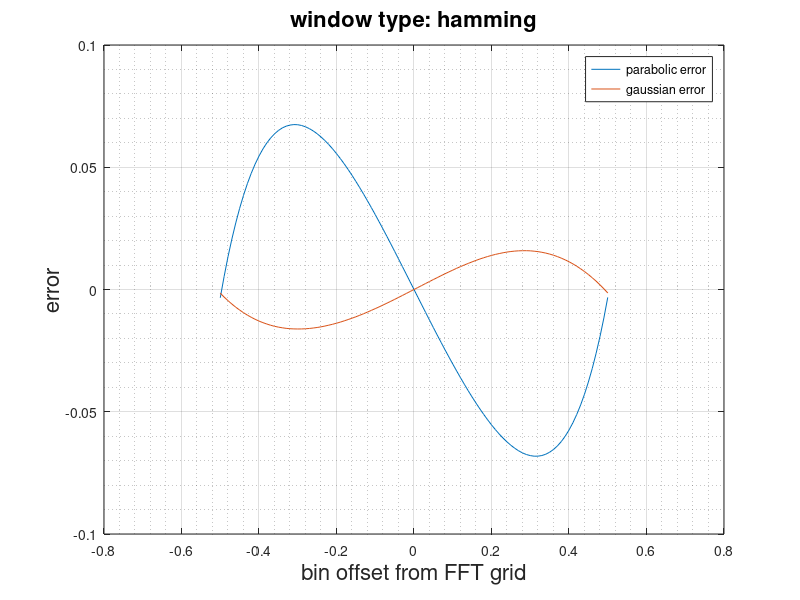

Write the MATLAB code that produced this figure.
clear; close; clc;

% background for the problem in hand, estimate frequency by detecting the peak of the FFT and 
% perform parabolic or Gaussian interpolation.

% Script parameters:
% ------------------
N = 1024;
wintype = 'hamming'; % 'hamming' % 'blackman-harris-nuttall'
imitate_hw_dynamic_range = true;
bin_offset_vec = -0.5:0.01:0.5;
bin_offset_vec = bin_offset_vec(:); % convert to column vector
k_target_vec = 20 + bin_offset_vec;
% -----------------------------------------------

switch wintype
    case 'rectwin'
        win = rectwin(N);
    case 'blackman-harris-nuttall'
        win = BlackmanHarrisNuttall(N);
    otherwise
        win = hamming(N);
end

% vector to store the results
k_parabolic_est = nan(size(k_target_vec));
k_gaussian_est  = nan(size(k_target_vec));

nfft = N;
nn = 0:(N-1);
nn = nn(:); % convert to column vector
for n = 1:length(k_target_vec)
    
    % generate signal
    k_target = k_target_vec(n);
    w = 2*pi*k_target/nfft;
    x = sin(w .* nn);
    
    % apply window
    x = x .* win;
    
    % fourier transform (FFT)
    xfft = fft(x, nfft);
    xfft = abs(xfft(1:(nfft/2+1)));
    
    % get peak info
    [max_val, max_ind] = max(xfft);
    amp_center = max_val;
    amp_left = xfft(max_ind - 1);
    amp_right = xfft(max_ind + 1);
    k_raw_est = max_ind - 1;
    
    if imitate_hw_dynamic_range == true
        % imitate HW behaviour (u16 dynamic range)
        amp_center = round(amp_center * 2^7);
        amp_left = round(amp_left * 2^7);
        amp_right = round(amp_right * 2^7);
    end
    
    % parabolic interpolation
    bin_update_par = 0.5 * (amp_right - amp_left) / (2*amp_center - amp_right - amp_left);
    k_parabolic_est(n) = k_raw_est + bin_update_par;
    
    % gaussian interpolation
    amp_center = log(amp_center);
    amp_left = log(amp_left);
    amp_right = log(amp_right);
    bin_update_gau = 0.5 * (amp_right - amp_left) / (2*amp_center - amp_right - amp_left);
    k_gaussian_est(n) = k_raw_est + bin_update_gau;
end

% compute error terms
k_parabolic_err = k_parabolic_est - k_target_vec;
k_gaussian_err = k_gaussian_est - k_target_vec;

figure('name','error for bin index estimation');
plot(bin_offset_vec, [k_parabolic_err, k_gaussian_err]);
title(sprintf('window type: %s', wintype), 'fontsize', 16);
ylabel('error', 'fontsize', 16);
xlabel('bin offset from FFT grid', 'fontsize', 16);
legend('parabolic error', 'gaussian error');
grid on; grid minor;






